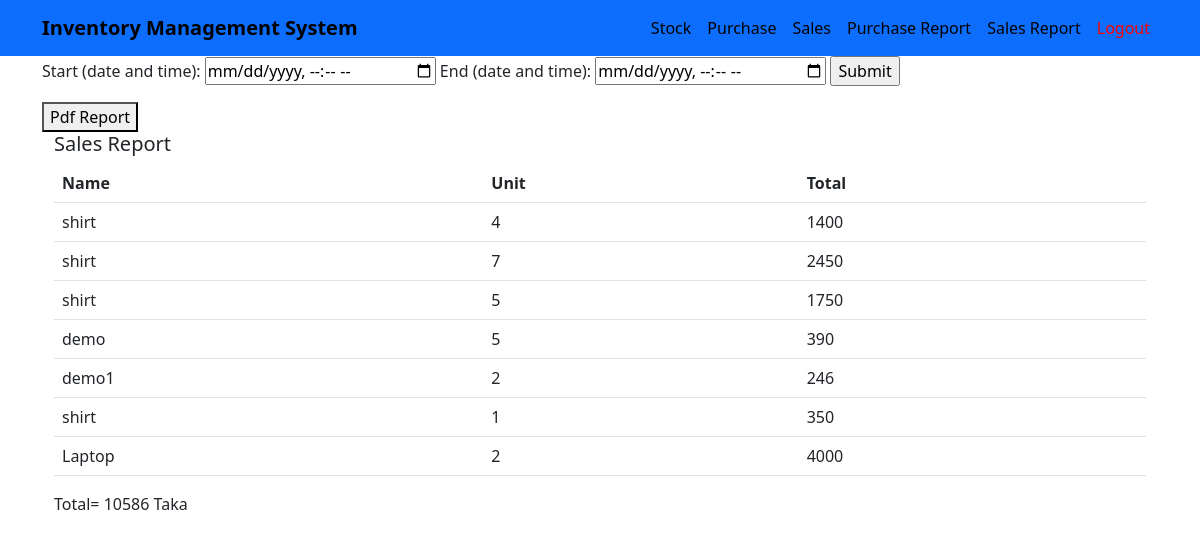
Page /sales_report.php (signed in) on the committed database.
### tables this page shows
CREATE TABLE `sales` (
  `id` int NOT NULL,
  `name` varchar(100) NOT NULL,
  `sellunit` int NOT NULL,
  `totalprice` int NOT NULL,
  `productid` int NOT NULL,
  `created_at` timestamp(6) NOT NULL DEFAULT CURRENT_TIMESTAMP(6)
);

### sales_report.php (the view, shortened to what this page needs)
<?php
include 'header.php';
include 'connection.php';
if (isset($_POST['submit'])) {
  $starttime = $_POST['starttime'];
  $endtime = $_POST['endtime'];
  if (!empty($starttime) && !empty($endtime)) {
    $sql = "SELECT * FROM sales where created_at>='$starttime' && created_at<'$endtime'";
  } else {
    $sql = "SELECT * FROM sales";
  }
  $result = $conn->query($sql);
} else {
  $sql = "SELECT * FROM sales";
  $result = $conn->query($sql);
}
?>
<div class="container">
  <form action="<?php echo $_SERVER['PHP_SELF']; ?>" method="post">
    <label for="starttime">Start (date and time):</label>
    <input type="datetime-local" id="starttime" name="starttime">
    <label for="endtime"> End (date and time):</label>
    <input type="datetime-local" id="endtime" name="endtime">
    <input type="submit" name="submit">
  </form>
  <button type="button" onclick="window.print();return false;">Pdf Report</button>
  <div class="container pendingbody">
    <h5>Sales Report</h5>
    <table class="table">
      <thead>
        <tr>
          <th scope="col">Name</th>
          <th scope="col">Unit</th>
          <th scope="col">Total</th>
        </tr>
      </thead>
      <tbody>
        <?php
        $t = 0;
        if (mysqli_num_rows($result) > 0) {
          while ($row = mysqli_fetch_assoc($result)) {
            $t = $t + $row["totalprice"];
        ?>
            <tr>
              <td><?php echo $row["name"] ?></td>
              <td><?php echo $row["sellunit"] ?></td>
              <td><?php echo $row["totalprice"] ?></td>
            </tr>
        <?php
          }
        }
        ?>
      </tbody>
    </table>
    <?php echo "Total= " . $t . " Taka"; ?>
  </div>

### header.php (shortened to what this page needs)
<html>
<head>
    <link href="https://cdn.jsdelivr.net/npm/bootstrap@5.2.0/dist/css/bootstrap.min.css" rel="stylesheet">
    <link rel="stylesheet" href="css/style.css">
</head>
<body>
<nav class="navbar navbar-expand-lg bg-primary">
  <div class="container">
    <a class="navbar-brand" href="index.php">Inventory Management System</a>
    <div class="collapse navbar-collapse" id="navbarSupportedContent">
      <ul class="navbar-nav ms-auto mb-2 mb-lg-0">
        <li class="nav-item">
          <a class="nav-link" href="index.php">Stock</a>
        </li>
        <li class="nav-item">
          <a class="nav-link" href="purchase.php">Purchase</a>
        </li>
        <li class="nav-item">
          <a class="nav-link"  href="sales.php">Sales</a>
        </li>
        <li class="nav-item">
          <a class="nav-link"  href="purchase_report.php">Purchase Report</a>
        </li>
        <li class="nav-item">
          <a class="nav-link"  href="sales_report.php">Sales Report</a>
        </li>
        <li class="nav-item">
          <a class="nav-link" style="color:red!important;"  href="logout.php">Logout</a>
        </li>
      </ul>
    </div>
  </div>
</nav>
</body>
</html>

### css/style.css (style rules this page uses)
a.nav-link { color: black; font-weight: 500; }
a.navbar-brand { color: black; font-weight: 700; }

### rows in the picture
sales: name "shirt", sellunit "4", totalprice "1400"
sales: name "shirt", sellunit "7", totalprice "2450"
sales: name "shirt", sellunit "5", totalprice "1750"
sales: name "demo", sellunit "5", totalprice "390"
sales: name "demo1", sellunit "2", totalprice "246"
sales: name "shirt", sellunit "1", totalprice "350"
sales: name "Laptop", sellunit "2", totalprice "4000"

### other values in the picture
$t "10586"
